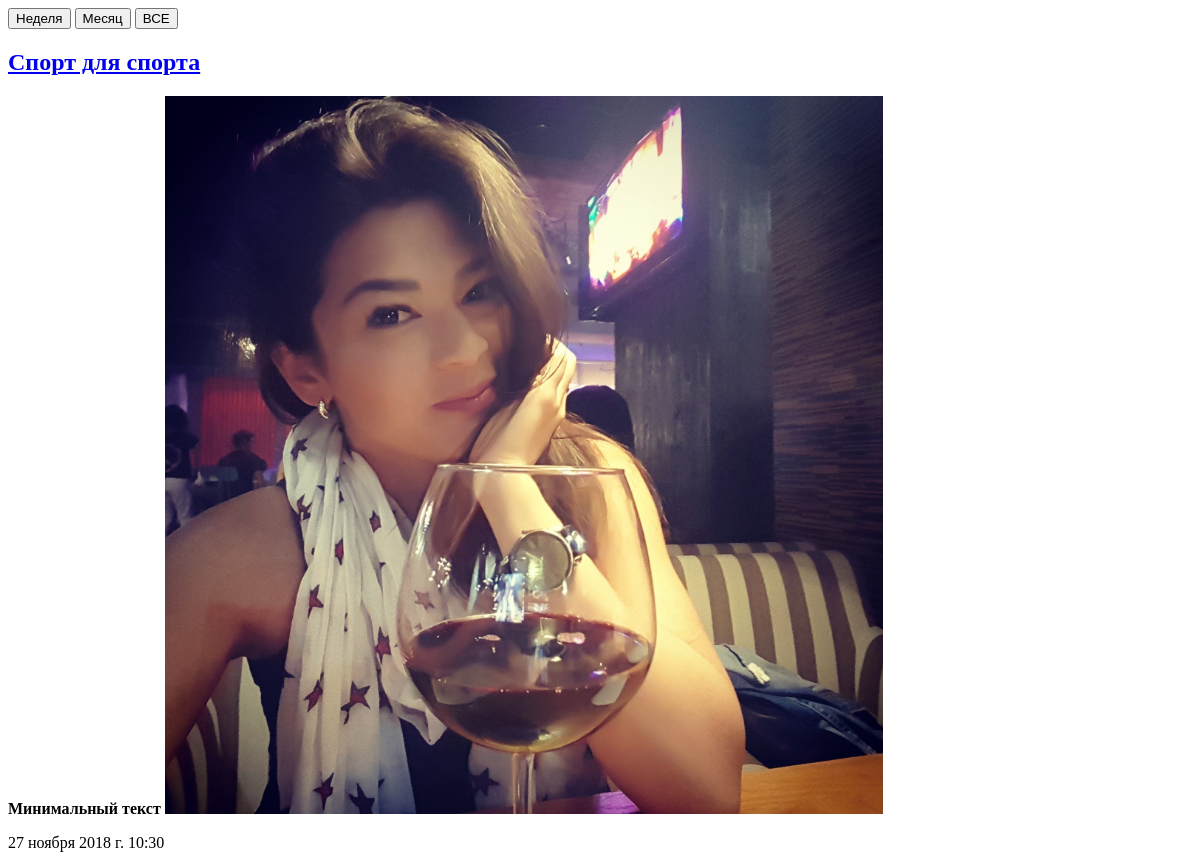
Before: / with the older database file.
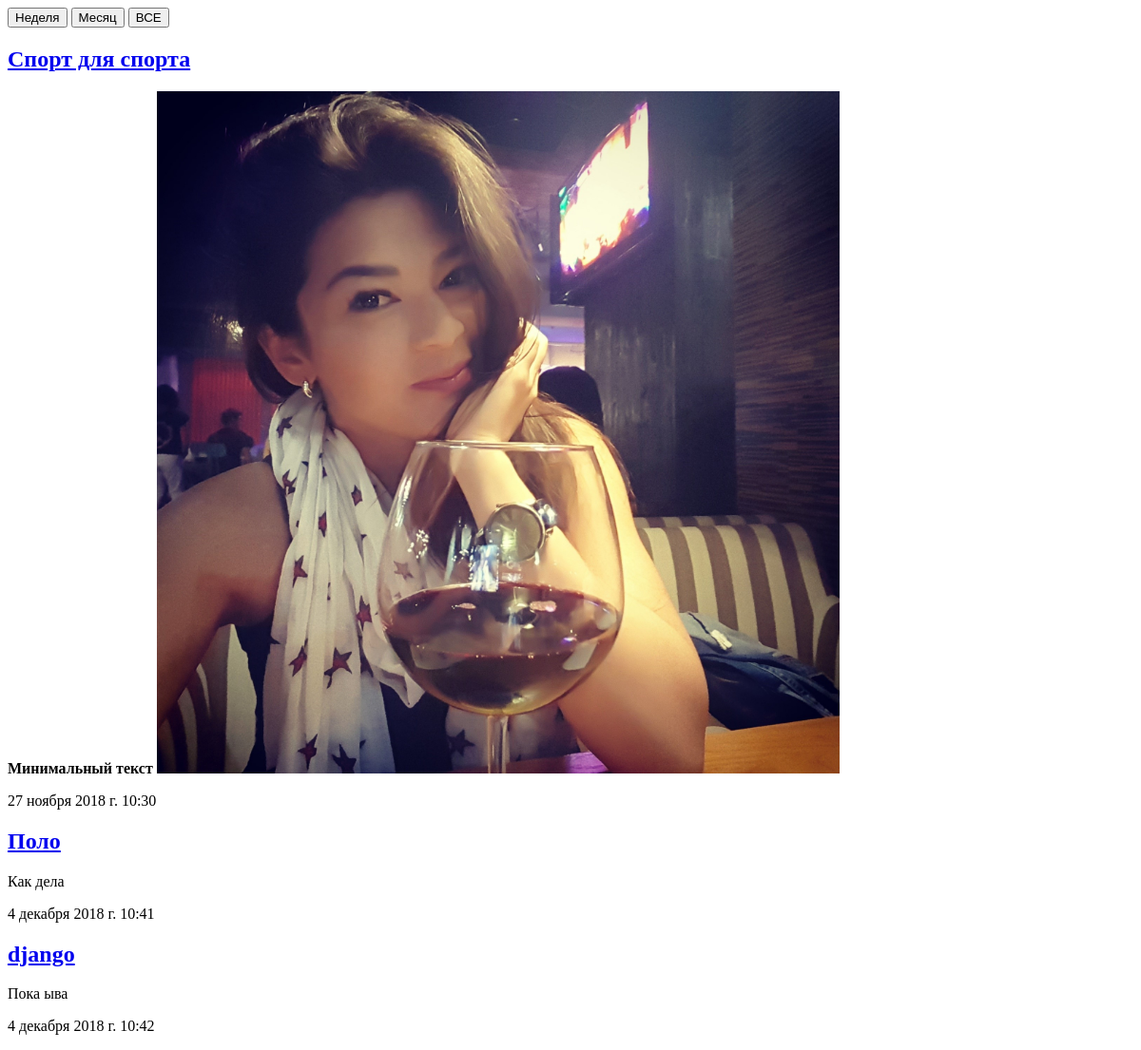
After: the same page with the newer database file.
### news/models.py (models this page shows, shortened)
class News(models.Model):
    user = models.ForeignKey(User,
            verbose_name="Author",
            on_delete=models.CASCADE)
    category = models.ForeignKey(Category,
                verbose_name="Category", on_delete=models.SET_NULL,
                null=True)
    title = models.CharField('Заголовок',max_length=100)
    text_min =models.TextField('Min Text', max_length=350)
    text=models.TextField("Text article")
    tag= models.ManyToManyField(Tag, verbose_name="Тэги")
    created = models.DateTimeField("date", auto_now_add=True)
    description = models.CharField("Discription", max_length=100)
    keywords = models.CharField("Key words", max_length=50)
    class Meta:
        verbose_name="Статья"
        verbose_name_plural="Статьи"

### news/views.py (the view)
# urls.py: path('', views.news_list, name="list_news"),
def news_list(request):
    news = News.objects.all()
    return render(request, "news/news_list.html", {"news":news})

### templates/news/news_list.html
{% extends 'base.html' %}
{%  block content %}
<a href="{% url 'new_filter' pk=1 %}"> <button > Неделя </button></a>
<a href="{% url 'new_filter' pk=2 %}"><button > Месяц </button></a>
<a href="{% url 'new_filter' pk=3 %}"><button > ВСЕ</button></a>
{% for new in news %}
    <h2><a href="{% url "new_detail" pk=new.id %}">{{ new.title }}</a></h2>
    <p>{{ new.text_min | safe }}</p>
    <p>{{ new.created }}</p>
{%  endfor %}
{% endblock content %}

### templates/base.html (shortened to what this page needs)
<!DOCTYPE html>
<html lang="en">
<head>
</head>
<body>
    {%  block content %}
    {% endblock content %}
</body>
</html>

Changed rows visible on the page:
added News: title "Поло", text_min "Как дела", created "4 декабря 2018 г. 10:41"
added News: title "django", text_min "Пока ыва", created "4 декабря 2018 г. 10:42"
